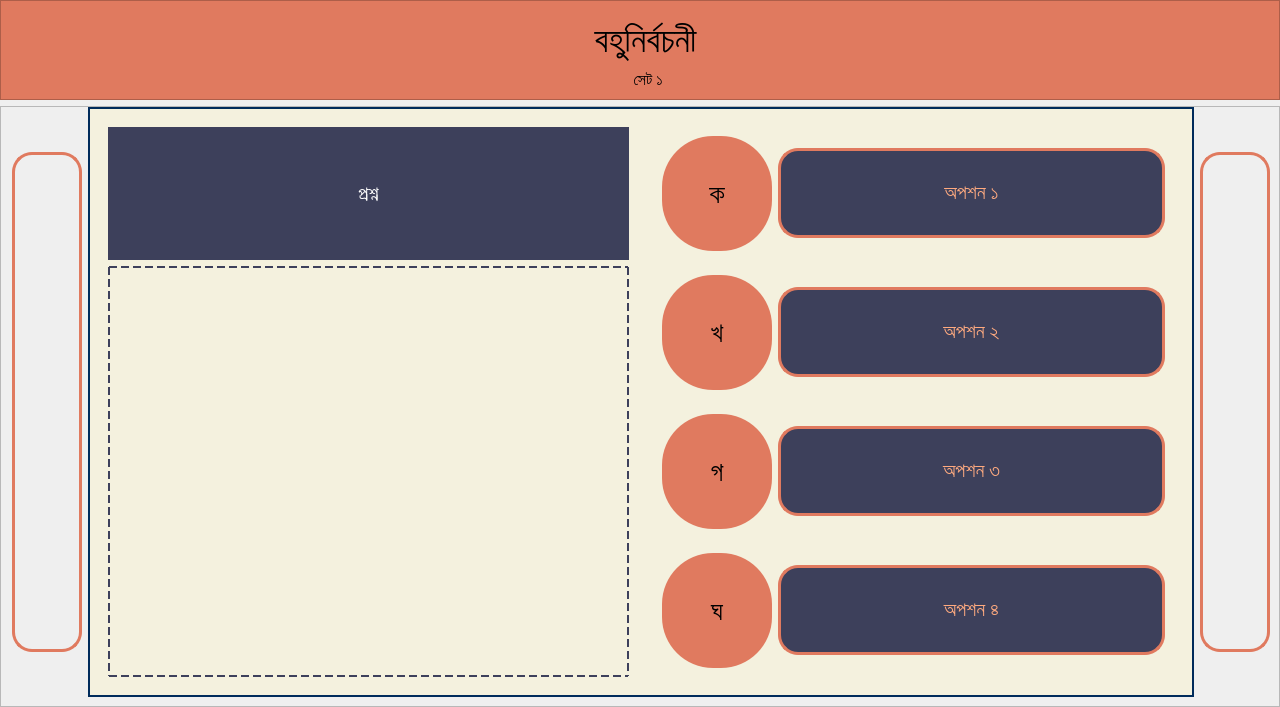
      <widget class="QWidget" name="mcq_page">
       <layout class="QVBoxLayout" name="verticalLayout_12">
        <property name="leftMargin">
         <number>0</number>
        </property>
        <property name="topMargin">
         <number>0</number>
        </property>
        <property name="rightMargin">
         <number>0</number>
        </property>
        <property name="bottomMargin">
         <number>0</number>
        </property>
        <item>
         <widget class="QFrame" name="top_frame_7">
          <property name="minimumSize">
           <size>
            <width>1280</width>
            <height>100</height>
           </size>
          </property>
          <property name="maximumSize">
           <size>
            <width>16777215</width>
            <height>100</height>
           </size>
          </property>
          <property name="styleSheet">
           <string notr="true">background-color: #E07A5F;
color: #3D405B; </string>
          </property>
          <property name="frameShape">
           <enum>QFrame::StyledPanel</enum>
          </property>
          <property name="frameShadow">
           <enum>QFrame::Raised</enum>
          </property>
          <layout class="QGridLayout" name="gridLayout_11">
           <property name="leftMargin">
            <number>11</number>
           </property>
           <property name="topMargin">
            <number>11</number>
           </property>
           <property name="rightMargin">
            <number>0</number>
           </property>
           <property name="bottomMargin">
            <number>4</number>
           </property>
           <property name="spacing">
            <number>0</number>
           </property>
           <item row="0" column="0">
            <widget class="QLabel" name="lbl_mcq_heading">
             <property name="minimumSize">
              <size>
               <width>1189</width>
               <height>58</height>
              </size>
             </property>
             <property name="font">
              <font>
               <family>Kalpurush</family>
               <pointsize>26</pointsize>
               <weight>50</weight>
               <italic>false</italic>
               <bold>false</bold>
              </font>
             </property>
             <property name="styleSheet">
              <string notr="true">color: rgb(0, 0, 0);
font: 26pt &quot;Kalpurush&quot;;</string>
             </property>
             <property name="text">
              <string>বহুনির্বচনী</string>
             </property>
             <property name="alignment">
              <set>Qt::AlignCenter</set>
             </property>
             <property name="margin">
              <number>-10</number>
             </property>
            </widget>
           </item>
           <item row="1" column="0">
            <widget class="QLabel" name="lbl_mcq_subheading">
             <property name="minimumSize">
              <size>
               <width>1189</width>
               <height>30</height>
              </size>
             </property>
             <property name="font">
              <font>
               <family>Kalpurush</family>
               <pointsize>12</pointsize>
               <weight>50</weight>
               <italic>false</italic>
               <bold>false</bold>
              </font>
             </property>
             <property name="styleSheet">
              <string notr="true">color: rgb(0, 0, 0);
padding-left: 5px;
font: 12pt &quot;Kalpurush&quot;;</string>
             </property>
             <property name="text">
              <string>সেট ১</string>
             </property>
             <property name="alignment">
              <set>Qt::AlignCenter</set>
             </property>
            </widget>
           </item>
          </layout>
         </widget>
        </item>
        <item>
         <widget class="QFrame" name="frame_11">
          <property name="minimumSize">
           <size>
            <width>1280</width>
            <height>591</height>
           </size>
          </property>
          <property name="styleSheet">
           <string notr="true"/>
          </property>
          <property name="frameShape">
           <enum>QFrame::StyledPanel</enum>
          </property>
          <property name="frameShadow">
           <enum>QFrame::Raised</enum>
          </property>
          <layout class="QGridLayout" name="gridLayout_15">
           <property name="leftMargin">
            <number>11</number>
           </property>
           <property name="topMargin">
            <number>0</number>
           </property>
           <item row="0" column="0">
            <widget class="QPushButton" name="btn_prev_mcq">
             <property name="minimumSize">
              <size>
               <width>70</width>
               <height>500</height>
              </size>
             </property>
             <property name="maximumSize">
              <size>
               <width>60</width>
               <height>16777215</height>
              </size>
             </property>
             <property name="cursor">
              <cursorShape>PointingHandCursor</cursorShape>
             </property>
             <property name="styleSheet">
              <string notr="true">QPushButton {
border: 3px solid #E07A5F;
border-radius: 20px;
}

QPushButton:hover:!pressed {
background-color: #3D405B;
color: #F4F1DE;
}</string>
             </property>
             <property name="text">
              <string/>
             </property>
             <property name="icon">
              <iconset>
               <normaloff>../Images/backward.png</normaloff>../Images/backward.png</iconset>
             </property>
             <property name="iconSize">
              <size>
               <width>150</width>
               <height>150</height>
              </size>
             </property>
            </widget>
           </item>
           <item row="0" column="3">
            <widget class="QPushButton" name="btn_next_mcq">
             <property name="minimumSize">
              <size>
               <width>70</width>
               <height>500</height>
              </size>
             </property>
             <property name="maximumSize">
              <size>
               <width>60</width>
               <height>16777215</height>
              </size>
             </property>
             <property name="cursor">
              <cursorShape>PointingHandCursor</cursorShape>
             </property>
             <property name="styleSheet">
              <string notr="true">QPushButton {
border: 3px solid #E07A5F;
border-radius: 20px;
}

QPushButton:hover:!pressed {
background-color: #3D405B;
color: #F4F1DE;
}</string>
             </property>
             <property name="text">
              <string/>
             </property>
             <property name="icon">
              <iconset>
               <normaloff>../Images/forward.png</normaloff>../Images/forward.png</iconset>
             </property>
             <property name="iconSize">
              <size>
               <width>150</width>
               <height>150</height>
              </size>
             </property>
            </widget>
           </item>
           <item row="0" column="2">
            <widget class="QFrame" name="middle_content_frame_2">
             <property name="minimumSize">
              <size>
               <width>1102</width>
               <height>590</height>
              </size>
             </property>
             <property name="styleSheet">
              <string notr="true">background-color: rgb(244, 241, 222);
color: rgb(61, 64, 91);
border: 2px solid rgb(0, 43, 91);</string>
             </property>
             <property name="frameShape">
              <enum>QFrame::StyledPanel</enum>
             </property>
             <property name="frameShadow">
              <enum>QFrame::Raised</enum>
             </property>
             <layout class="QHBoxLayout" name="horizontalLayout_15">
              <item>
               <widget class="QFrame" name="frame_17">
                <property name="styleSheet">
                 <string notr="true">border: none;</string>
                </property>
                <property name="frameShape">
                 <enum>QFrame::StyledPanel</enum>
                </property>
                <property name="frameShadow">
                 <enum>QFrame::Raised</enum>
                </property>
                <layout class="QVBoxLayout" name="verticalLayout_10">
                 <item>
                  <widget class="QLabel" name="lbl_mcq_question">
                   <property name="minimumSize">
                    <size>
                     <width>461</width>
                     <height>101</height>
                    </size>
                   </property>
                   <property name="font">
                    <font>
                     <family>Kalpurush</family>
                     <pointsize>15</pointsize>
                     <weight>50</weight>
                     <bold>false</bold>
                    </font>
                   </property>
                   <property name="styleSheet">
                    <string notr="true">border: 2px solid rgb(61, 64, 91);
background-color: #3D405B;
color: white;</string>
                   </property>
                   <property name="text">
                    <string>প্রশ্ন</string>
                   </property>
                   <property name="alignment">
                    <set>Qt::AlignCenter</set>
                   </property>
                  </widget>
                 </item>
                 <item>
                  <widget class="QLabel" name="lbl_mcq_image">
                   <property name="minimumSize">
                    <size>
                     <width>461</width>
                     <height>411</height>
                    </size>
                   </property>
                   <property name="styleSheet">
                    <string notr="true">border: 2px dashed rgb(61, 64, 91);</string>
                   </property>
                   <property name="text">
                    <string/>
                   </property>
                   <property name="pixmap">
                    <pixmap>../Images/gallery2.png</pixmap>
                   </property>
                   <property name="alignment">
                    <set>Qt::AlignCenter</set>
                   </property>
                  </widget>
                 </item>
                </layout>
               </widget>
              </item>
              <item>
               <widget class="QFrame" name="frame_16">
                <property name="styleSheet">
                 <string notr="true">border: none;</string>
                </property>
                <property name="frameShape">
                 <enum>QFrame::StyledPanel</enum>
                </property>
                <property name="frameShadow">
                 <enum>QFrame::Raised</enum>
                </property>
                <layout class="QVBoxLayout" name="verticalLayout_4">
                 <item>
                  <widget class="QFrame" name="frame_12">
                   <property name="frameShape">
                    <enum>QFrame::StyledPanel</enum>
                   </property>
                   <property name="frameShadow">
                    <enum>QFrame::Raised</enum>
                   </property>
                   <layout class="QHBoxLayout" name="horizontalLayout_16">
                    <item>
                     <widget class="QLabel" name="label_7">
                      <property name="minimumSize">
                       <size>
                        <width>30</width>
                        <height>50</height>
                       </size>
                      </property>
                      <property name="maximumSize">
                       <size>
                        <width>110</width>
                        <height>16777215</height>
                       </size>
                      </property>
                      <property name="font">
                       <font>
                        <pointsize>20</pointsize>
                       </font>
                      </property>
                      <property name="styleSheet">
                       <string notr="true">background-color: rgb(224, 122, 95);
color: #000;
border-radius: 51px;</string>
                      </property>
                      <property name="text">
                       <string>ক</string>
                      </property>
                      <property name="alignment">
                       <set>Qt::AlignCenter</set>
                      </property>
                     </widget>
                    </item>
                    <item>
                     <widget class="QPushButton" name="btn_mcq_option_1">
                      <property name="minimumSize">
                       <size>
                        <width>335</width>
                        <height>90</height>
                       </size>
                      </property>
                      <property name="font">
                       <font>
                        <family>Kalpurush</family>
                        <pointsize>15</pointsize>
                       </font>
                      </property>
                      <property name="styleSheet">
                       <string notr="true">QPushButton {
border: 3px solid #E07A5F;
background-color:#3D405B;
border-radius: 20px;
color: rgb(255, 170, 127);
}

QPushButton:hover:!pressed {
background-color: #E07A5F;
color: #F4F1DE;
border: 3px solid #3D405B;
}

QPushButton:checked {
        background-color:#3D405B; /* Selected state color */
        color: white;
}</string>
                      </property>
                      <property name="text">
                       <string>অপশন ১</string>
                      </property>
                     </widget>
                    </item>
                   </layout>
                  </widget>
                 </item>
                 <item>
                  <widget class="QFrame" name="frame_13">
                   <property name="frameShape">
                    <enum>QFrame::StyledPanel</enum>
                   </property>
                   <property name="frameShadow">
                    <enum>QFrame::Raised</enum>
                   </property>
                   <layout class="QHBoxLayout" name="horizontalLayout_17">
                    <item>
                     <widget class="QLabel" name="label_13">
                      <property name="minimumSize">
                       <size>
                        <width>110</width>
                        <height>109</height>
                       </size>
                      </property>
                      <property name="maximumSize">
                       <size>
                        <width>110</width>
                        <height>16777215</height>
                       </size>
                      </property>
                      <property name="font">
                       <font>
                        <pointsize>20</pointsize>
                       </font>
                      </property>
                      <property name="styleSheet">
                       <string notr="true">background-color: rgb(224, 122, 95);
color: #000;
border-radius: 51px;</string>
                      </property>
                      <property name="text">
                       <string>খ</string>
                      </property>
                      <property name="alignment">
                       <set>Qt::AlignCenter</set>
                      </property>
                     </widget>
                    </item>
                    <item>
                     <widget class="QPushButton" name="btn_mcq_option_2">
                      <property name="minimumSize">
                       <size>
                        <width>335</width>
                        <height>90</height>
                       </size>
                      </property>
                      <property name="font">
                       <font>
                        <family>Kalpurush</family>
                        <pointsize>15</pointsize>
                       </font>
                      </property>
                      <property name="styleSheet">
                       <string notr="true">QPushButton {
border: 3px solid #E07A5F;
background-color:#3D405B;
border-radius: 20px;
color: rgb(255, 170, 127);
}

QPushButton:hover:!pressed {
background-color: #E07A5F;
color: #F4F1DE;
border: 3px solid #3D405B;
}</string>
                      </property>
                      <property name="text">
                       <string>অপশন ২</string>
                      </property>
                     </widget>
                    </item>
                   </layout>
                  </widget>
                 </item>
                 <item>
                  <widget class="QFrame" name="frame_14">
                   <property name="frameShape">
                    <enum>QFrame::StyledPanel</enum>
                   </property>
                   <property name="frameShadow">
                    <enum>QFrame::Raised</enum>
                   </property>
                   <layout class="QHBoxLayout" name="horizontalLayout_18">
                    <item>
                     <widget class="QLabel" name="label_14">
                      <property name="minimumSize">
                       <size>
                        <width>70</width>
                        <height>70</height>
                       </size>
                      </property>
                      <property name="maximumSize">
                       <size>
                        <width>110</width>
                        <height>16777215</height>
                       </size>
                      </property>
                      <property name="font">
                       <font>
                        <pointsize>20</pointsize>
                       </font>
                      </property>
                      <property name="styleSheet">
                       <string notr="true">background-color: rgb(224, 122, 95);
color: #000;
border-radius: 51px;</string>
                      </property>
                      <property name="text">
                       <string>গ</string>
                      </property>
                      <property name="alignment">
                       <set>Qt::AlignCenter</set>
                      </property>
                     </widget>
                    </item>
                    <item>
                     <widget class="QPushButton" name="btn_mcq_option_3">
                      <property name="minimumSize">
                       <size>
                        <width>335</width>
                        <height>90</height>
                       </size>
                      </property>
                      <property name="font">
                       <font>
                        <family>Kalpurush</family>
                        <pointsize>15</pointsize>
                       </font>
                      </property>
                      <property name="styleSheet">
                       <string notr="true">QPushButton {
border: 3px solid #E07A5F;
background-color:#3D405B;
border-radius: 20px;
color: rgb(255, 170, 127);
}

QPushButton:hover:!pressed {
background-color: #E07A5F;
color: #F4F1DE;
border: 3px solid #3D405B;
}</string>
                      </property>
                      <property name="text">
                       <string>অপশন ৩</string>
                      </property>
                     </widget>
                    </item>
                   </layout>
                  </widget>
                 </item>
                 <item>
                  <widget class="QFrame" name="frame_15">
                   <property name="styleSheet">
                    <string notr="true">border: none;</string>
                   </property>
                   <property name="frameShape">
                    <enum>QFrame::StyledPanel</enum>
                   </property>
                   <property name="frameShadow">
                    <enum>QFrame::Raised</enum>
                   </property>
                   <layout class="QHBoxLayout" name="horizontalLayout_19">
                    <item>
                     <widget class="QLabel" name="label_15">
                      <property name="minimumSize">
                       <size>
                        <width>70</width>
                        <height>70</height>
                       </size>
                      </property>
                      <property name="maximumSize">
                       <size>
                        <width>110</width>
                        <height>16777215</height>
                       </size>
                      </property>
                      <property name="font">
                       <font>
                        <pointsize>20</pointsize>
                       </font>
                      </property>
                      <property name="styleSheet">
                       <string notr="true">background-color: rgb(224, 122, 95);
color: #000;
border-radius: 51px;</string>
                      </property>
                      <property name="text">
                       <string>ঘ</string>
                      </property>
                      <property name="alignment">
                       <set>Qt::AlignCenter</set>
                      </property>
                     </widget>
                    </item>
                    <item>
                     <widget class="QPushButton" name="btn_mcq_option_4">
                      <property name="minimumSize">
                       <size>
                        <width>335</width>
                        <height>90</height>
                       </size>
                      </property>
                      <property name="font">
                       <font>
                        <family>Kalpurush</family>
                        <pointsize>15</pointsize>
                       </font>
                      </property>
                      <property name="styleSheet">
                       <string notr="true">QPushButton {
border: 3px solid #E07A5F;
background-color:#3D405B;
border-radius: 20px;
color: rgb(255, 170, 127);
}

QPushButton:hover:!pressed {
background-color: #E07A5F;
color: #F4F1DE;
border: 3px solid #3D405B;
}</string>
                      </property>
                      <property name="text">
                       <string>অপশন ৪</string>
                      </property>
                     </widget>
                    </item>
                   </layout>
                  </widget>
                 </item>
                </layout>
               </widget>
              </item>
             </layout>
            </widget>
           </item>
          </layout>
         </widget>
        </item>
       </layout>
      </widget>
